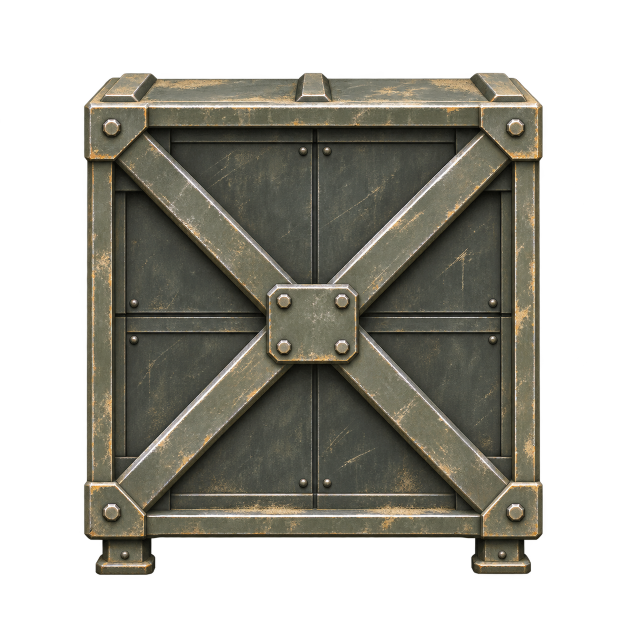
#> input picture source/mission3_barrier_master.png, 1254 x 1254 px (shown at 1/2 size)
$ python -i build_mission3_completion.py   (imports and definitions only)
#> lines starting #> are read from the running program, lines starting #| are printed output that depends on the picture
"""Recorded Mission 3 missing poses, base approach and native boss meter."""
from pathlib import Path
from collections import defaultdict
import json
import numpy as np
from PIL import Image, ImageDraw, ImageFont, ImageOps
from pack_io import save_png
R=Path(__file__).resolve().parents[1];P=R/'pack';S=R/'source'
# [1 line that did not run here, left out]
# [1 line that did not run here, left out]
# [1 line not run here, left out]
# [1 line that did not run here, left out]
scene='cockpit&cockpitBorder&missionThree&mission2Flight&rearCombatPhase'
world=scene+'&environmentWorld';sprite=scene+'&enemyWorld'
conditions=[];rules=[];backgrounds=[];atlas=Image.new('RGBA',(1024,256));slot=0
#> atlas: PIL image 1024x256 RGBA; every value is 0

def trim(im):return im.crop(im.getchannel('A').point(lambda a:255 if a>=24 else 0).getbbox())
def master(name):return trim(Image.open(S/name).convert('RGBA'))
#> called with name = 'mission3_barrier_master.png'
#> in trim, `def trim(im):return im.crop(im.getchannel('A').point(lambda a:255 if a..`:
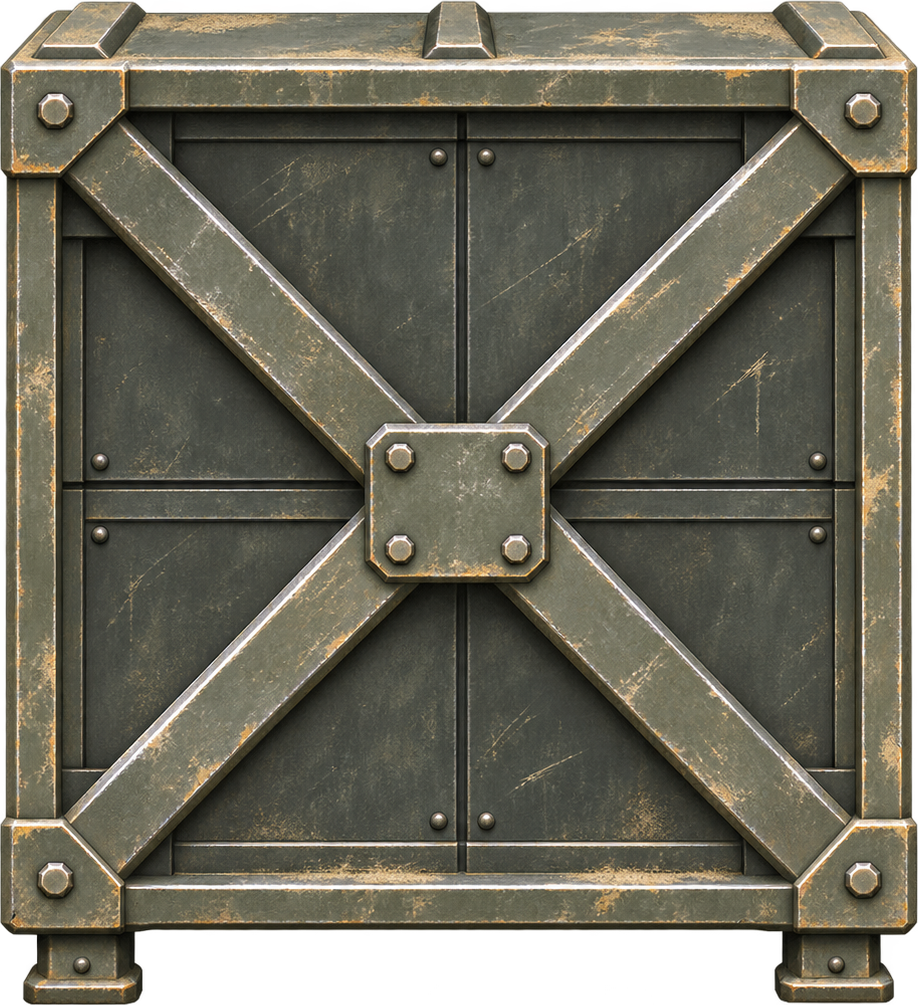
#> returned value: PIL image 918x1005 RGBA; mean R, G, B, A 90.6, 87.7, 73.6, 232.5; transparent parts drawn white
def dec(p):
 b=np.frombuffer(bytes.fromhex(p),np.uint8);return np.unpackbits(b[:8,None],axis=1)+2*np.unpackbits(b[8:,None],axis=1)
def add(im,p,pal,gate):
 global slot
 x,y=slot%32*32,slot//32*32;slot+=1;assert slot<=256
 atlas.alpha_composite(im,(x,y));rule=f'[{gate}]<tile>{index},{p},{pal},{x},{y},1,N';rules.append(rule);return rule

# A tile's canonical art is unchanged by OAM mirroring. The earlier aircraft
# additions only admitted unmirrored sprites, so the opposite bank reverted.
# Expand only their orientation gates; keep the existing atlas and ordering.
mirrors=[]
# [4 lines not run here, left out]
# Explosion sprites can clip the incoming missile's complete signature.
# Its surviving cells must retain their approved metal artwork independently.
missile_fallback=[]
# [5 lines not run here, left out]

# New captured layouts get full relative signatures. Fallbacks cover clipped
# tiles, but never outrank a previously mapped family with the same key.
# [1 line that did not run here, left out]
fallback=[]
# [1 line not run here, left out]
# [1 line that did not run here, left out]
# [1 line that did not run here, left out]
# [17 lines not run here, left out]

# The large barricade is a repeating column. Use one continuous approved
# brace module per repeated upper cell and its short foot at the bottom.
barrier=master('mission3_barrier_master.png');seen=set()
# [6 lines not run here, left out]

# Every native base size has one scroll-following plate. Exact nametable
# layouts win; the native distance counter handles multi-frame transfers.
# [1 line that did not run here, left out]
#> `title=Image.new('RGBA',(192,32),'#061b20df');d=ImageDraw.Draw(title);d..`:
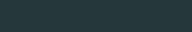
#> title: PIL image 192x32 RGBA; mean R, G, B, A 6, 27, 32, 223; transparent parts drawn white
# [29 lines not run here, left out]
# [1 line that did not run here, left out]
# [6 lines not run here, left out]

# New exact-palette keys must preserve all old generic fallback alternatives.
defaults=defaultdict(list)
# [4 lines not run here, left out]
newkeys={tuple(l.split('<tile>')[1].split(',')[1:3]) for l in rules}
# [4 lines not run here, left out]
# [1 line that did not run here, left out]
# [1 line that did not run here, left out]
# [1 line that did not run here, left out]
# [1 line not run here, left out]
report=dict(atlas_cells=slot,rules=len(rules),conditions=len(conditions),backgrounds=len(backgrounds),mirror_aliases=len(mirrors),base_sizes=len(plates),preserved_pngs=171)
#> report = {'atlas_cells': 0, 'rules': 0, 'conditions': 0, 'backgrounds': 0, 'mirror_aliases': 0, 'base_sizes': 0, 'preserved_pngs': 171}
# [1 line not run here, left out]

>>> result = master('../source/briefing_console_master.png')
#> call 3 of master, with name = '../source/briefing_console_master.png'
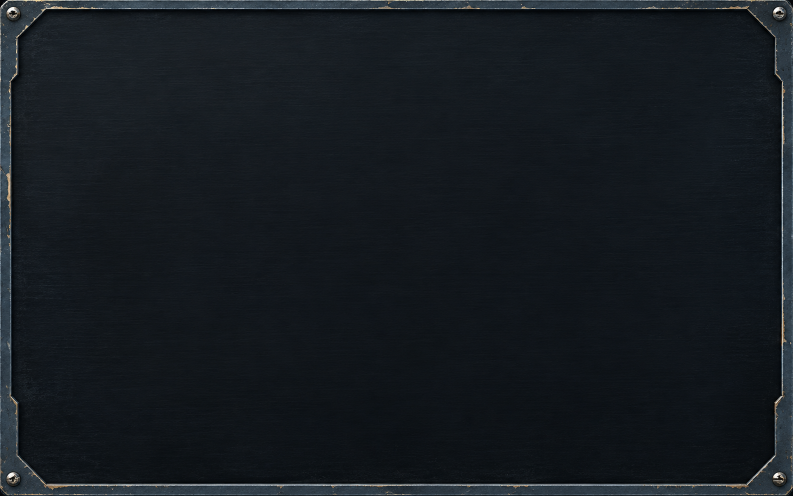
#> input picture source/briefing_console_master.png, 1586 x 992 px (shown at 1/2 size)
